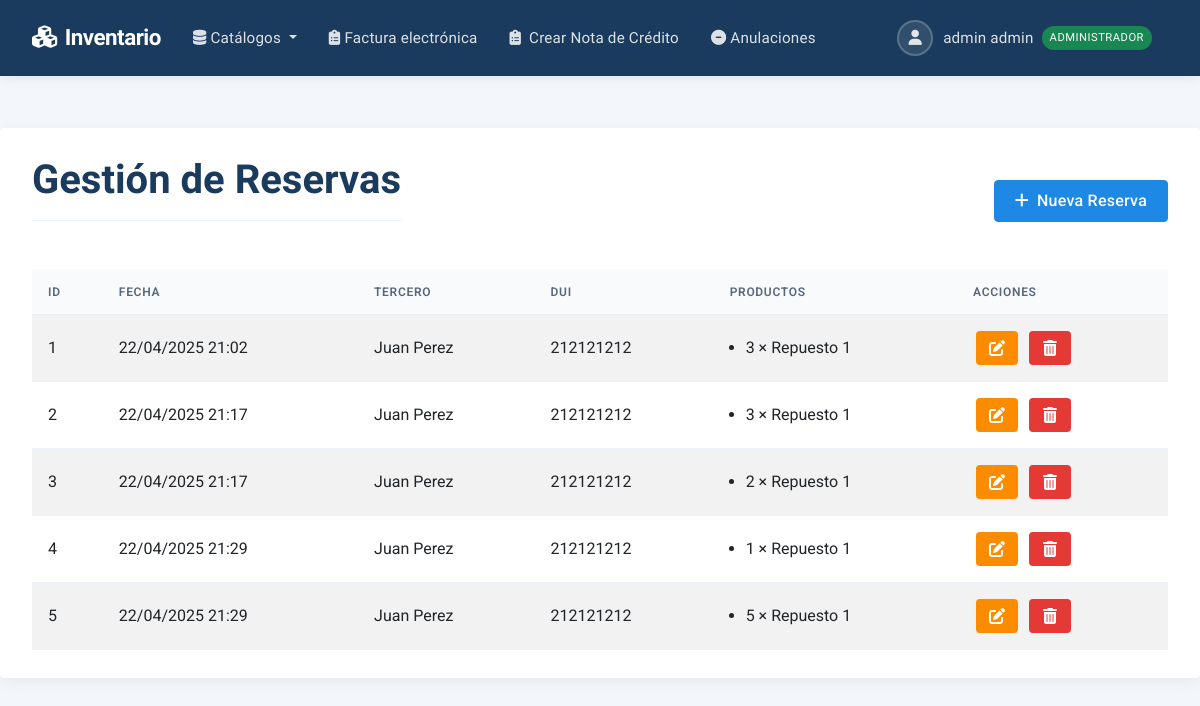
Screenshot of /reservas/ (signed in) with the database file from the repository.
### productos/models.py (models this page shows, shortened)
class Usuario(AbstractUser):
    rol = models.ForeignKey(
        Rol, on_delete=models.SET_NULL,
        null=True, verbose_name='Rol',
        default=get_default_rol  # NUEVO: Rol por defecto
    )
    dui = models.CharField('DUI', max_length=9, unique=True)
    SEXO_CHOICES = [('M','Masculino'), ('F','Femenino')]
    sexo = models.CharField('Sexo', max_length=1, choices=SEXO_CHOICES)
    edad = models.PositiveIntegerField('Edad', null=True, blank=True)
    telefono = models.CharField('Teléfono', max_length=20, blank=True)
    activo = models.BooleanField('Usuario Activo', default=False,
                               help_text='Solo usuarios activos pueden acceder al sistema')
    REQUIRED_FIELDS = ['email', 'first_name', 'last_name', 'dui']
    def puede_acceder(self):
        return (
            self.is_authenticated and  # Debe estar autenticado
            self.is_active and         # Cuenta activa en Django
            self.activo and           # Campo personalizado activo
            self.rol and              # Debe tener un rol asignado
            self.rol.nombre == 'administrador'  # Solo administradores
        )

class Rol(models.Model):
    nombre = models.CharField('Nombre del rol', max_length=50)

class Reserva(models.Model):
    tercero = models.ForeignKey(
        Tercero, on_delete=models.CASCADE,
        related_name='reservas', verbose_name='Tercero'
    )
    fecha   = models.DateTimeField('Fecha de reserva', auto_now_add=True)

class Tercero(models.Model):
    nombres   = models.CharField('Nombres', max_length=100)
    apellidos = models.CharField('Apellidos', max_length=100)
    telefono  = models.CharField('Teléfono', max_length=20)
    correo    = models.EmailField('Correo')
    dui       = models.CharField('DUI', max_length=9, unique=True)
    edad      = models.PositiveIntegerField('Edad')
    SEXO_CHOICES = [('M','Masculino'),('F','Femenino')]
    sexo      = models.CharField('Sexo', max_length=1, choices=SEXO_CHOICES)
    direccion = models.TextField('Dirección')
    def __str__(self):
        return f"{self.nombres} {self.apellidos}"

class ItemReserva(models.Model):
    reserva  = models.ForeignKey(
        Reserva, on_delete=models.CASCADE,
        related_name='items', verbose_name='Reserva'
    )
    producto = models.ForeignKey(
        Producto, on_delete=models.CASCADE, verbose_name='Producto'
    )
    cantidad = models.PositiveIntegerField('Cantidad')
    def __str__(self):
        return f"{self.cantidad} × {self.producto}"

class Producto(models.Model):
    nombre = models.CharField("Nombre", max_length=100)
    descripcion = models.TextField("Descripción", blank=True)
    codigo1 = models.CharField("Código 1", max_length=25, unique=True)
    codigo2 = models.CharField("Código 2", max_length=25, blank=True, null=True)
    codigo3 = models.CharField("Código 3", max_length=25, blank=True, null=True)
    codigo4 = models.CharField("Código 4", max_length=25, blank=True, null=True)
    precio1 = models.DecimalField("Precio 1", max_digits=10, decimal_places=2)
    precio2 = models.DecimalField("Precio 2", max_digits=10, decimal_places=2, blank=True, null=True)
    precio3 = models.DecimalField("Precio 3", max_digits=10, decimal_places=2, blank=True, null=True)
    precio4 = models.DecimalField("Precio 4", max_digits=10, decimal_places=2, blank=True, null=True)
    imagen1 = models.ImageField(
        "Imagen 1",
        upload_to=producto_image_path,  # Usar la función personalizada
        null=True,
        blank=True,
        validators=[validate_image_size, validate_image_format]
    )
    imagen2 = models.ImageField(
        "Imagen 2",
        upload_to=producto_image_path,
        null=True,
        blank=True,
        validators=[validate_image_size, validate_image_format]
    )
    imagen3 = models.ImageField(
        "Imagen 3",
        upload_to=producto_image_path,
        null=True,
        blank=True,
        validators=[validate_image_size, validate_image_format]
    )
    imagen4 = models.ImageField(
        "Imagen 4",
        upload_to=producto_image_path,
        null=True,
        blank=True,
        validators=[validate_image_size, validate_image_format]
    )
    DESCUENTOS = [(i, f"{i}%") for i in range(0, 55, 5)]
    descuento_por_defecto = models.PositiveSmallIntegerField(
        "Descuento %", choices=DESCUENTOS, default=0
    )
    existencias = models.PositiveIntegerField("Existencias", default=0)
    categoria = models.ForeignKey(
        "Categoria", on_delete=models.SET_NULL,
        null=True, related_name="productos",
        verbose_name="Categoría"
    )
    proveedor = models.ForeignKey(
        "Proveedor", on_delete=models.SET_NULL,
        null=True, related_name="productos",
        verbose_name="Proveedor"
    )
    def __str__(self):
        return self.nombre

### productos/views.py (the view)
# urls.py: path('reservas/',           lista_reservas,               name='reserva_list'),
@login_required
def lista_reservas(request):
    reservas = Reserva.objects.select_related('tercero').all()
    return render(request, 'productos/reservas/list.html', {'reservas': reservas})

### productos/templates/productos/reservas/list.html (shortened to what this page needs)
{% extends 'productos/base.html' %}
{% block content %}
<div class="d-flex justify-content-between align-items-center mb-4">
  <h1 class="page-title">Gestión de Reservas</h1>
  <a href="{% url 'reserva_create' %}" class="btn btn-primary">
    <i class="fas fa-plus me-2"></i>Nueva Reserva
  </a>
</div>
{% if reservas %}
  <div class="table-responsive">
    <table class="table table-striped table-hover">
      <thead>
        <tr>
          <th>ID</th><th>Fecha</th><th>Tercero</th><th>DUI</th><th>Productos</th><th>Acciones</th>
        </tr>
      </thead>
      <tbody>
        {% for r in reservas %}
        <tr>
          <td>{{ r.id }}</td>
          <td>{{ r.fecha|date:"d/m/Y H:i" }}</td>
          <td>{{ r.tercero }}</td>
          <td>{{ r.tercero.dui }}</td>
          <td>
            <ul class="mb-0 ps-3">
              {% for it in r.items.all %}<li>{{ it }}</li>{% endfor %}
            </ul>
          </td>
          <td>
            <a href="{% url 'reserva_update' r.id %}" class="btn btn-edit btn-icon me-1">
              <i class="fas fa-edit"></i>
            </a>
            <a href="{% url 'reserva_delete' r.id %}" class="btn btn-delete btn-icon">
              <i class="fas fa-trash-alt"></i>
            </a>
          </td>
        </tr>
        {% endfor %}
      </tbody>
    </table>
  </div>
{% else %}
  <div class="alert alert-info">
    No hay reservas registradas.
  </div>
{% endif %}
{% endblock %}

### productos/templates/productos/base.html (shortened to what this page needs)
<!DOCTYPE html>
<html lang="es" class="h-100">
<head>
    <link rel="stylesheet" href="https://cdn.datatables.net/2.3.2/css/dataTables.bootstrap5.css">
    <link href="https://cdn.jsdelivr.net/npm/bootstrap@5.3.0/dist/css/bootstrap.min.css" rel="stylesheet">
    <link rel="stylesheet" href="https://cdnjs.cloudflare.com/ajax/libs/font-awesome/6.4.0/css/all.min.css">
    <link rel="stylesheet" href="https://cdnjs.cloudflare.com/ajax/libs/tom-select/2.4.3/css/tom-select.bootstrap5.min.css" />
</head>
<body class="d-flex flex-column min-vh-100">
    <nav class="navbar navbar-expand-lg navbar-dark">
        <div class="container-fluid">
            <a class="navbar-brand" href="{% url 'home' %}">
                <i class="fas fa-cubes me-2"></i>Inventario
            </a>
            <div class="collapse navbar-collapse" id="navbarMain">
                <ul class="navbar-nav me-auto">
                    {% if user.is_authenticated %}
                    <li class="nav-item dropdown">
                        <a class="nav-link dropdown-toggle" href="#" data-bs-toggle="dropdown">
                            <i class="fas fa-database me-1"></i>Catálogos
                        </a>
                    </li>
                    <li class="nav-item">
                        <a class="nav-link" href="{% url 'dte:factura_list' %}">
                            <i class="fas fa-clipboard-list me-1"></i>Factura electrónica
                        </a>
                    </li>
                    <li class="nav-item">
                        <a class="nav-link" href="{% url 'dte:crear_nota_credito' %}">
                            <i class="fas fa-clipboard-list me-1"></i> Crear Nota de Crédito
                        </a>
                    </li>
                    <li class="nav-item">
                        <a class="nav-link" href="{% url 'dte:anulacion_list' %}">
                            <i class="fas fa-minus-circle"></i> Anulaciones
                        </a>
                    </li>
                    {% endif %}
                </ul>
                <ul class="navbar-nav">
                    {% if user.is_authenticated %}
                    <li class="nav-item dropdown">
                        <a class="nav-link dropdown-toggle user-dropdown" href="#" data-bs-toggle="dropdown">
                            <span class="user-avatar">
                                <i class="fas fa-user"></i>
                            </span>
                            {{ user.first_name }} {{ user.last_name }}
                            {% if user.rol %}
                                {% if user.puede_acceder %}
                                    <span class="badge-role bg-success">{{ user.rol.nombre }}</span>
                                {% else %}
                                    <span class="badge-role bg-warning">{{ user.rol.nombre }} (Sin acceso)</span>
                                {% endif %}
                            {% else %}
                                <span class="badge-role bg-danger">Sin rol</span>
                            {% endif %}
                        </a>
                    </li>
                    {% endif %}
                </ul>
            </div>
        </div>
    </nav>
    <div class="main-content">
        <div class="container">
            {% block content %}{% endblock %}
        </div>
    </div>
</body>
</html>

### productos/templates/productos/base.html (style rules this page uses)
:root { --primary-color: #1a3b5d; --primary-hover: #0e2945; --secondary-color: #1e88e5; --accent-color: #e53935; --success-color: #2e7d32; --light-bg: #f7f9fc; --dark-text: #2c3e50; --medium-text: #58677c; --light-text: #b0bec5; --header-shadow: 0 2px 12px rgba(0, 0, 0, 0.08); --card-shadow: 0 4px 16px rgba(0, 0, 0, 0.06); --border-radius: 0.25rem; }
body { font-family: 'Roboto', sans-serif; background-color: #f3f6fb; color: var(--dark-text); display: flex; flex-direction: column; min-height: 100vh; }
h1, h2, h3, h4, h5, .navbar-brand, .nav-link { font-family: 'Montserrat', sans-serif; }
.navbar { box-shadow: var(--header-shadow); padding: 0.5rem 1.25rem; background-color: var(--primary-color); }
.navbar-brand { font-weight: 700; font-size: 1.4rem; letter-spacing: -0.5px; color: white !important; }
.navbar-dark .navbar-nav .nav-link { color: rgba(255, 255, 255, 0.85); font-weight: 500; padding: 0.75rem 1rem; transition: all 0.2s ease; font-size: 0.95rem; letter-spacing: 0.2px; }
.main-content { flex: 1 0 auto; padding: 1.5rem 0; }
.container { max-width: 1400px; padding: 1.75rem 2rem; background-color: white; border-radius: var(--border-radius); box-shadow: var(--card-shadow); margin-top: 1.75rem; margin-bottom: 1.75rem; }
.page-title { color: var(--primary-color); font-weight: 600; margin-bottom: 1.5rem; padding-bottom: 1rem; border-bottom: 1px solid #eaeff4; }
.btn { font-weight: 500; padding: 0.5rem 1.25rem; border-radius: var(--border-radius); transition: all 0.2s; box-shadow: none; letter-spacing: 0.25px; }
.btn-primary { background-color: var(--secondary-color); border-color: var(--secondary-color); }
.table { margin-bottom: 0; }
.table thead th { background-color: #f9fafc; border-bottom: 1px solid #e9ecef; font-weight: 600; color: var(--medium-text); text-transform: uppercase; font-size: 0.75rem; letter-spacing: 0.7px; padding: 0.85rem 1rem; }
.table tbody td { padding: 1rem; vertical-align: middle; border-color: #edf2f9; }
.user-dropdown::after { display: none; }
.user-dropdown { display: flex; align-items: center; }
.user-dropdown .user-avatar { width: 36px; height: 36px; border-radius: 50%; margin-right: 10px; background-color: rgba(255, 255, 255, 0.1); display: flex; align-items: center; justify-content: center; border: 2px solid rgba(255, 255, 255, 0.2); }
.badge-role { background-color: rgba(255, 255, 255, 0.15); color: white; font-size: 0.7rem; padding: 0.25rem 0.5rem; border-radius: 12px; margin-left: 0.5rem; font-weight: 500; letter-spacing: 0.5px; text-transform: uppercase; }
.btn-icon { width: 34px; height: 34px; display: inline-flex; align-items: center; justify-content: center; border-radius: var(--border-radius); margin: 0 3px; transition: all 0.2s; }
.btn-edit { background-color: #fb8c00; color: white; }
.btn-delete { background-color: var(--accent-color); color: white; }

### rows the page displays
Usuario: first_name "admin", last_name "admin", rol.nombre "ADMINISTRADOR"
Reserva: id "1", fecha "22/04/2025 21:02", tercero "Juan Perez", tercero.dui "212121212"
ItemReserva: cantidad+producto "3 × Repuesto 1"
Reserva: id "2", fecha "22/04/2025 21:17", tercero "Juan Perez", tercero.dui "212121212"
ItemReserva: cantidad+producto "3 × Repuesto 1"
Reserva: id "3", fecha "22/04/2025 21:17", tercero "Juan Perez", tercero.dui "212121212"
ItemReserva: cantidad+producto "2 × Repuesto 1"
Reserva: id "4", fecha "22/04/2025 21:29", tercero "Juan Perez", tercero.dui "212121212"
ItemReserva: cantidad+producto "1 × Repuesto 1"
Reserva: id "5", fecha "22/04/2025 21:29", tercero "Juan Perez", tercero.dui "212121212"
ItemReserva: cantidad+producto "5 × Repuesto 1"
